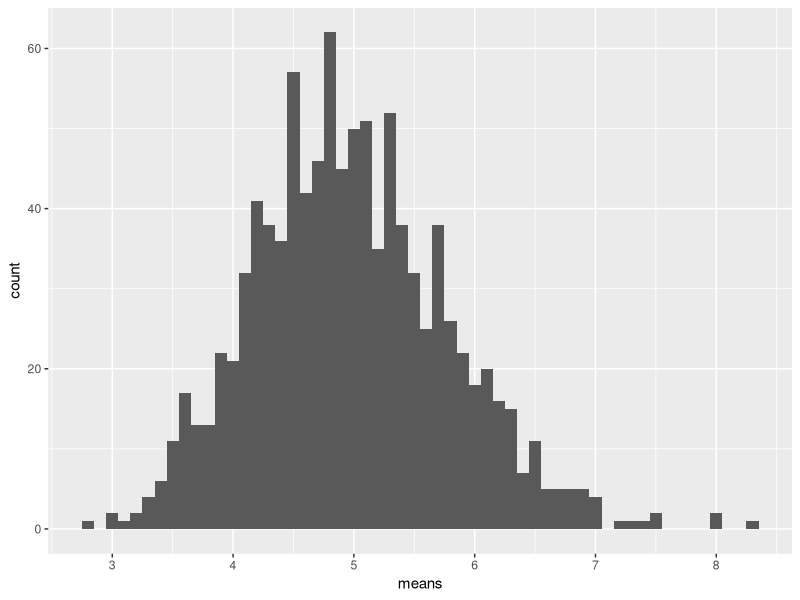
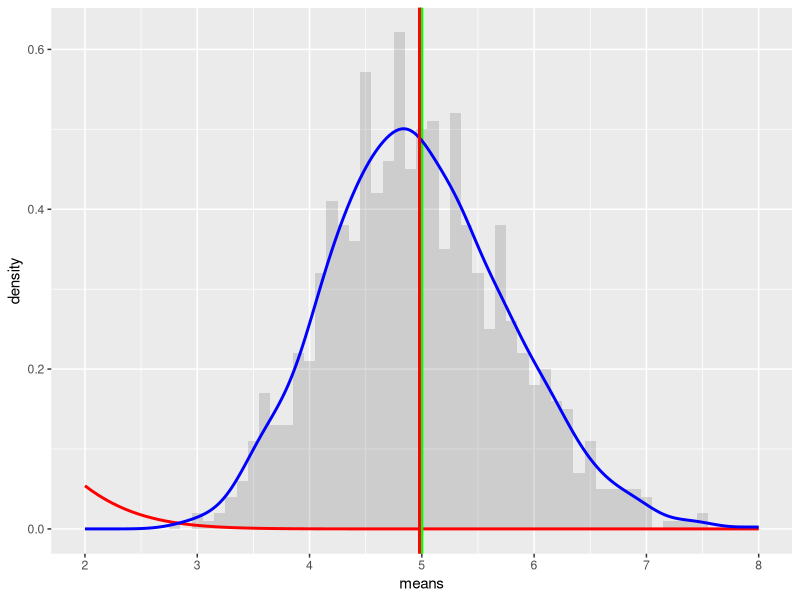

Reproduce these figures in R, in order.
## ---- chunk 1
knitr::opts_chunk$set(fig.width=4, fig.height=3, warning=FALSE, message=FALSE)
## ---- chunk 2
library(ggplot2)

# set constants
lambda <- 0.2 # lambda for rexp
n <- 40 # # exponentials
noOfSimulations <- 1000 # number of tests

# set the seed to create reproducability
set.seed(23888)

expDistributions <- matrix(data=rexp(n * noOfSimulations, lambda), nrow=noOfSimulations)
expDistributionMean <- data.frame(means=apply(expDistributions, 1, mean))
## ---- chunk 3
# plot the means
ggplot(data = expDistributionMean, aes(x = means)) + 
  geom_histogram(binwidth=0.1) +   
  scale_x_continuous(breaks=round(seq(min(expDistributionMean$means), max(expDistributionMean$means), by=1)))
## ---- chunk 4
mu <- 1/lambda
mu
## ---- chunk 5
meanOfMeans <- mean(expDistributionMean$means)
meanOfMeans
## ---- chunk 6
sd <- 1/lambda/sqrt(n)
sd
## ---- chunk 7
variance <- sd^2
variance
## ---- chunk 8
sd_x <- sd(expDistributionMean$means)
sd_x

variance_x <- var(expDistributionMean$means)
variance_x
## ---- chunk 9
# plot the means
ggplot(data = expDistributionMean, aes(x = means)) + 
  geom_histogram(binwidth=0.1, aes(y=..density..), alpha=0.2) + 
  stat_function(fun = dnorm, arg = list(mean = mu , sd = sd), colour = "red", size=1) + 
  geom_vline(xintercept = mu, size=1, colour="green") + 
  geom_density(colour="blue", size=1) +
  geom_vline(xintercept = meanOfMeans, size=1, colour="red") + 
  scale_x_continuous(breaks=seq(mu-3,mu+3,1), limits=c(mu-3,mu+3)) 
